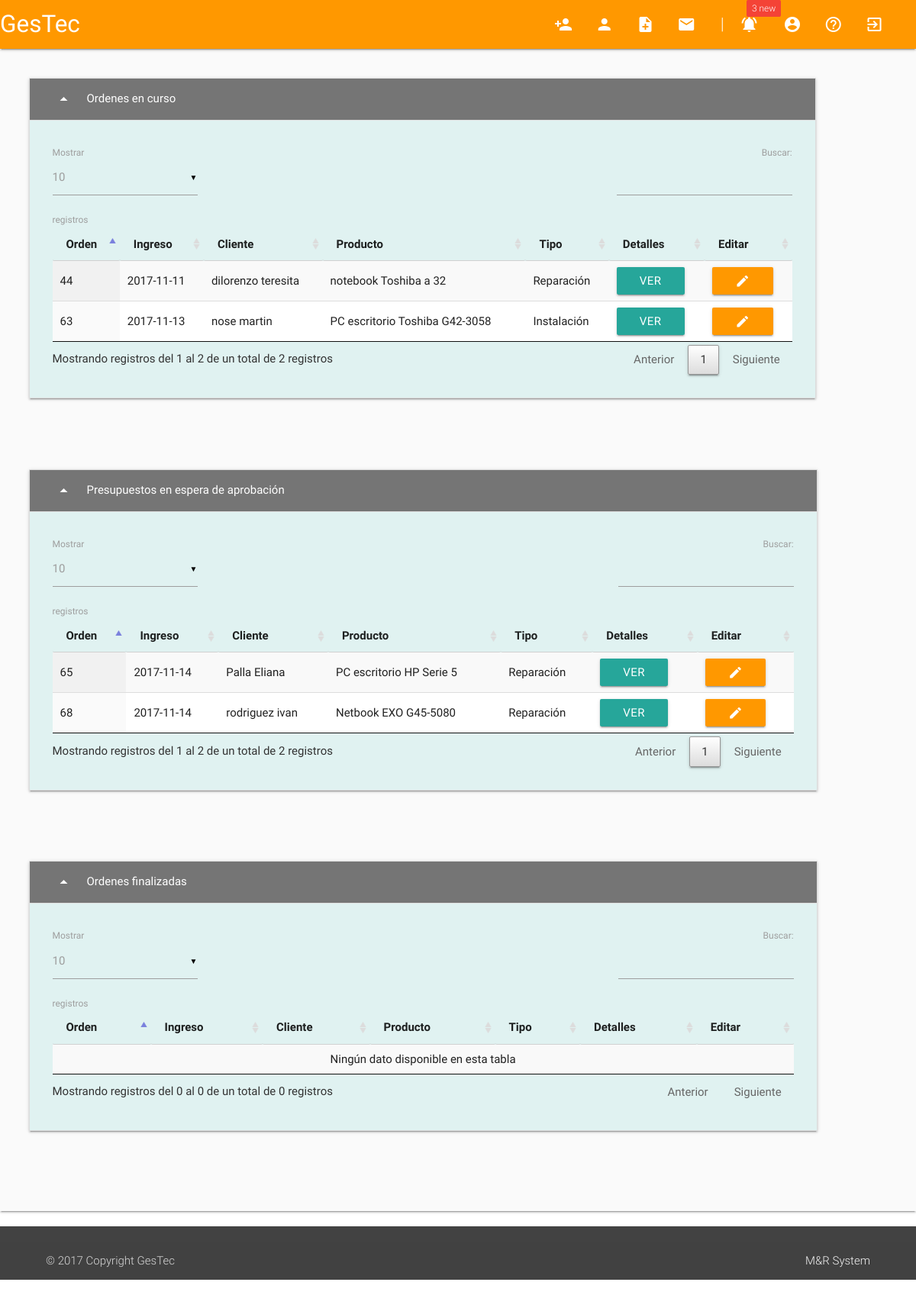
/?p=vista-admin (signed in), run on the app's committed database.
### tables this page shows
CREATE TABLE `ordenes` (
  `idOrden` int(10) unsigned NOT NULL AUTO_INCREMENT,
  `idAdmin` int(10) unsigned NOT NULL,
  `idCliente` int(10) unsigned NOT NULL,
  `idEstado` tinyint(4) unsigned NOT NULL,
  `idTipo` tinyint(4) unsigned NOT NULL,
  `idProducto` int(10) unsigned NOT NULL,
  `fechaIngreso` date NOT NULL,
  `fechaUltimaMod` timestamp NOT NULL DEFAULT '0000-00-00 00:00:00' ON UPDATE CURRENT_TIMESTAMP,
  `descripcion` mediumtext,
  `diagnostico` mediumtext,
  `solucion` mediumtext,
  `precio` int(11) unsigned DEFAULT NULL,
  PRIMARY KEY (`idOrden`),
  UNIQUE KEY `idPresupuestos_UNIQUE` (`idOrden`),
  KEY `tipoPre` (`idTipo`),
  KEY `estado` (`idEstado`),
  KEY `idCliente` (`idCliente`),
  KEY `idAdmin` (`idAdmin`),
  CONSTRAINT `ordenes_ibfk_10` FOREIGN KEY (`idCliente`) REFERENCES `usuarios` (`idUsuario`),
  CONSTRAINT `ordenes_ibfk_11` FOREIGN KEY (`idAdmin`) REFERENCES `usuarios` (`idUsuario`),
  CONSTRAINT `ordenes_ibfk_8` FOREIGN KEY (`idTipo`) REFERENCES `ordenes_tipos` (`idTipo`),
  CONSTRAINT `ordenes_ibfk_9` FOREIGN KEY (`idEstado`) REFERENCES `ordenes_estados` (`idEstado`)
);

CREATE TABLE `usuarios` (
  `idUsuario` int(10) unsigned NOT NULL AUTO_INCREMENT,
  `idTipoUsuario` tinyint(4) unsigned NOT NULL,
  `nombre` varchar(45) NOT NULL,
  `apellido` varchar(45) NOT NULL,
  `email` varchar(45) NOT NULL,
  `nombreUsuario` varchar(45) NOT NULL,
  `password` varchar(45) NOT NULL,
  `telefono` int(20) DEFAULT NULL,
  `fechaRegistro` datetime NOT NULL DEFAULT '0000-00-00 00:00:00',
  `ultimoIngreso` datetime NOT NULL DEFAULT '0000-00-00 00:00:00',
  PRIMARY KEY (`idUsuario`),
  UNIQUE KEY `idUsuarios_UNIQUE` (`idUsuario`)
);

CREATE TABLE `productos` (
  `idProducto` int(10) unsigned NOT NULL AUTO_INCREMENT,
  `idRubro` tinyint(4) unsigned NOT NULL,
  `tipo` varchar(45) NOT NULL,
  `marca` varchar(45) DEFAULT NULL,
  `modelo` varchar(45) DEFAULT NULL,
  `descripcion` varchar(45) DEFAULT NULL,
  PRIMARY KEY (`idProducto`),
  UNIQUE KEY `idProductos_UNIQUE` (`idProducto`)
);

CREATE TABLE `ordenes_tipos` (
  `idTipo` tinyint(4) unsigned NOT NULL AUTO_INCREMENT,
  `nombreTipoOrd` varchar(40) NOT NULL,
  PRIMARY KEY (`idTipo`),
  UNIQUE KEY `idTipo` (`idTipo`)
);

### paginas/vista-admin-buttons.php (the view, shortened to what this page needs)
<td><a class="btn modal-trigger" href="#modal<?php echo $r["idOrden"]; ?>">VER</a>
</td>
<td><a class="btn modal-trigger orange hovered" href="#formEdit<?php echo $r["idOrden"]; ?>"><i class="large material-icons">mode_edit</i></a>
</td>

### index.php (shortened to what this page needs)
<?php
$pagina = isset($_GET['p']) ? strtolower($_GET['p']) : 'inicio';
if ($pagina == 'login') {
    require_once('paginas/header/headermin.php');
 }else if ($pagina == 'vista-cliente' or $pagina == 'consulta' ){
    require_once('paginas/header/headercliente.php');
} else if ($pagina == 'vista-admin' or $pagina == 'nueva-orden' or $pagina == 'nuevo-cliente' or $pagina == 'vista-cliente' or $pagina == 'enviar-wapp' or $pagina == 'lista-clientes' or $pagina == 'lista-ordenes-cliente' or $pagina == 'consulta-admin') {
    require_once('paginas/header/headeradmin.php');
} else {
    require_once('paginas/header/header.php');
}
require('paginas/' . $pagina . '.php');
if ($pagina == 'login' or $pagina == 'consulta' or $pagina == 'consulta-admin') {
} else if ($pagina == 'vista-admin' or $pagina == 'vista-cliente' or $pagina == 'nueva-orden' or $pagina == 'nuevo-cliente' or $pagina == 'enviar-wapp' or $pagina == 'lista-clientes' or $pagina == 'lista-ordenes-cliente'){
    require_once('paginas/footer/footercliente.php');
} else {
    require_once('paginas/footer/footer.php');
}
?>

### paginas/header/headeradmin.php (shortened to what this page needs)
<!DOCTYPE html>
<html lang="en">
<head>
    <link rel="stylesheet" href="../assets/css/jquery.dataTables.min.css" type="text/css" />
    <link rel="stylesheet" href="../assets/css/rowReorder.dataTables.min.css" type="text/css" />
    <link rel="stylesheet" href="../assets/css/responsive.dataTables.min.css" type="text/css" />
    <link rel="stylesheet" href="../assets/materialize.css">
    <link rel="stylesheet" href="../assets/css/mtrlz.css" type="text/css" />
    <link rel="stylesheet" href="../assets/css/admin-cliente.css" type="text/css"/>
</head>
<body>
    <div class="row">
        <header class="col s12 m12 l12 empresa orange">
               <div id="nav">
                   <div class="navbar-fixed">
                        <nav class="orange">
                            <div class="row">
                                <div class="nav-wrapper container left col l2 hide-on-small-only">
                                    <a href="?=empresa" class="brand-logo">GesTec</a>
                                </div>
                                <div class="nav-wrapper container col s4 m4 offset-l4 l3 ">
                                    <div class="row">
                                        <?php
                                        if($_REQUEST["p"] != "vista-admin"){
                                        ?>
                                        <div id="filauno" class="col s3 m2 offset-l4 l2 tooltipped iconEm" data-position="buttom" data-delay="50" data-tooltip="Volver"><a href="?p=vista-admin"><span class="icon-primero"><i class="material-icons right">reply</i></span><span class="icon-primero"><i class="material-icons right cyan-text text-darken-4" style="display: none">reply</i></span></a></div>
                                        <?php
                                        }
                                        else if($_REQUEST["p"] != "vista-cliente") {
                                        ?>
                                        <div class="col s3 m2 offset-l4 l2 tooltipped iconEm" data-position="buttom" data-delay="50" data-tooltip="Agregar cliente"><a href="?p=nuevo-cliente"><span class="icon-primero"><i class="material-icons right"></i></span></a></div>
                                        <?php
                                        }
                                        ?>
                                        <div id="filados" class="col s3 m2 l2 tooltipped iconEm2" data-position="buttom" data-delay="50" data-tooltip="Lista de clientes"><a href="?p=lista-clientes"><span class="icon-segundo"><i class="material-icons right"></i></span></a></div>
                                        <div id="filatres" class="col s3 m2 l2 tooltipped iconEm3" data-position="buttom" data-delay="50" data-tooltip="Nueva orden"><a href="?p=nueva-orden"><span class="icon-tercero"><i class="material-icons right"></i></span></a></div>
                                        <div id="filacuatro" class="col s3 m2 l2 tooltipped iconEm4" data-position="buttom" data-delay="50" data-tooltip="Consulta"><a href="?p=consulta-admin"><span class="icon-cuarto"><i class="material-icons right"></i></span></a></div>
                                    </div>
                                </div>
                                <div class="nav-wrapper container col offset-s2 s6 offset-m2 m6 l3">
                                    <div class="row">
                                        <span class="col offset-l2 l1 hide-on-med-and-down">│</span>
                                        <div class="col offset-s1 s2 offset-m4 m1 l2 tooltipped hide-on-small-only" data-position="buttom" data-delay="100" data-tooltip="Notificaciones"><a class="dropdown-button orange" href='#' data-activates="dropdown1" data-constrainwidth="false"><i class="material-icons" style="display:none;">notifications</i><span class="new badge red">3</span><i class="material-icons">notifications_active</i></a></div>
                                        <div class="col offset-s5 s2 m2 l1 tooltipped iconEm5" data-position="buttom" data-delay="50" data-tooltip="Cuenta"><a href="?="><span class="icon-quinto"><i class="material-icons right"></i></span></a></div>
                                        <div class="col s2 m2 l2 tooltipped iconEm7" data-position="buttom" data-delay="50" data-tooltip="Ayuda"><a href="?="><span class="icon-septimo"><i class="material-icons right"></i></span></a></div>
                                        <div class="col s2 m2 l2 tooltipped iconEm6" data-position="buttom" data-delay="50" data-tooltip="Salir"><a href="?p=logout"><span class="icon-sexto"><i class="material-icons right"></i></span></a></div>
                                    </div>
                                </div>
                            </div>
                        </nav>
                    </div>
                </div>
        </header>

### paginas/vista-admin.php (shortened to what this page needs)
<body>
<div class="row">
    <main class="col s12 m12 l12 grey lighten-5 z-depth-1">
        <div class="row section container">
           <section class="col s12 m12 l12">
               <div class="row section">
                   <section class="col s11 m11 l12">
                       <div class="row">
                       <ul class="collapsible col offset-s1 s11 m12 l11 teal lighten-5" data-collapsible="accordion">
                            <li>
                            <div class="collapsible-header active grey darken-1 white-text opcion"><span class="primero"><i class="material-icons right"></i></span><span class="truncate">Ordenes en curso</span></div>
                            <div class="collapsible-body teal lighten-5">
                                <table class="responsive-table striped highlight display nowrap" id="table_uno">
                                    <thead>
                                        <tr>
                                            <th>Orden</th>
                                            <th>Ingreso</th>
                                            <th>Cliente</th>
                                            <th>Producto</th>
                                            <th>Tipo</th>
                                            <th>Detalles</th>
                                            <th>Editar</th>
                                        </tr>
                                    </thead>
                                    <tbody>
<?php
$sql = "SELECT O.*, U.apellido, U.nombre, P.tipo, P.marca, P.modelo, OT.nombreTipoOrd, OE.nombreEstadoOrd
        FROM ordenes O JOIN usuarios U ON O.idCliente = U.idUsuario
                       JOIN ordenes_tipos OT ON O.idTipo = OT.idTipo
                       JOIN ordenes_estados OE ON O.idEstado = OE.idEstado
                       JOIN productos P ON P.idProducto = O.idProducto
                       WHERE O.idAdmin = '".$_SESSION["idUsuario"]."' AND O.idEstado = '1'
                       ORDER BY O.fechaIngreso DESC";
$rs = mysqli_query($conexion, $sql);
if($rs) {
    while ($r = mysqli_fetch_array($rs)){
?>
                            <tr>
                                <td><?php echo $r["idOrden"] ?></td>
                                <td><?php echo $r["fechaIngreso"] ?></td>
                                <td><?php echo $r["apellido"] . " " . $r["nombre"] ?></td>
                                <td><?php echo $r["tipo"] . " " . $r["marca"] . " " . $r["modelo"]; ?></td>
                                <td><?php echo $r["nombreTipoOrd"] ?></td>
                           <div id="columnas-ver-editar">
                              <?php
                                include("vista-admin-buttons.php");
                                ?>
                           </div>
                            </tr>
<?php
    }
}
?>
                                    </tbody>
                              </table>
                            </div>
                            </li>
                        </ul>
                    </div>
                   </section>
               </div>
               <div class="row section">
                   <section class="col s11 m11 l11">
                       <div class="row">
                       <ul class="collapsible col offset-s1 s11 m12 l12 teal lighten-5" data-collapsible="accordion">
                            <li>
                                <div class="collapsible-header active grey darken-1 white-text opcion2"><span class="segundo"><i class="material-icons right"></i></span>Presupuestos en espera de aprobación</div>
                                <div class="collapsible-body teal lighten-5">
                                     <table class="responsive-table striped highlight display nowrap" id="table_dos">
                            <thead>
                                <tr>
                                    <th>Orden</th>
                                    <th>Ingreso</th>
                                    <th>Cliente</th>
                                    <th>Producto</th>
                                    <th>Tipo</th>
                                    <th>Detalles</th>
                                    <th>Editar</th>
                                </tr>
                            </thead>
                            <tbody>
<?php
$sql = "SELECT O.*, U.apellido, U.nombre, P.tipo, P.marca, P.modelo, OT.nombreTipoOrd, OE.nombreEstadoOrd
        FROM ordenes O JOIN usuarios U ON O.idCliente = U.idUsuario
                       JOIN ordenes_tipos OT ON O.idTipo = OT.idTipo
                       JOIN ordenes_estados OE ON O.idEstado = OE.idEstado
                       JOIN productos P ON P.idProducto = O.idProducto
                       WHERE O.idAdmin = '".$_SESSION["idUsuario"]."'
                       AND (O.idEstado = '5' OR O.idEstado = '7')
                       ORDER BY O.fechaIngreso DESC";
$rs = mysqli_query($conexion, $sql);
if($rs) {
    while ($r = mysqli_fetch_array($rs)){
?>
                            <tr>
                                <td><?php echo $r["idOrden"] ?></td>
                                <td><?php echo $r["fechaIngreso"] ?></td>
                                <td><?php echo $r["apellido"] . " " . $r["nombre"] ?></td>
                                <td><?php echo $r["tipo"] . " " . $r["marca"] . " " . $r["modelo"]; ?></td>
                                <td><?php echo $r["nombreTipoOrd"] ?></td>
                                <div id="columnas-ver-editar">
                                <?php
                                  include("vista-admin-buttons.php");
                                ?>
                               </div>
                            </tr>
<?php
    }
}
?>
                                </tbody>
                                </table>
                                </div>
                            </li>
                        </ul>
                    </div>
                   </section>
               </div>
            <div class="row section">
                   <section class="col s11 m11 l11">
                    <div class="row">
                       <ul class="collapsible col offset-s1 s11 m12 l12 teal lighten-5" data-collapsible="accordion">
                            <li>
                                <div class="collapsible-header active grey darken-1 white-text opcion3"><span class="tercero"><i class="material-icons right"></i></span><span class="truncate">Ordenes finalizadas</span></div>
                                <div class="collapsible-body teal lighten-5">
                                     <table class="responsive-table striped highlight display nowrap" id="table_tres">
                            <thead>
                                <tr>
                                    <th>Orden</th>
                                    <th>Ingreso</th>
                                    <th>Cliente</th>
                                    <th>Producto</th>
                                    <th>Tipo</th>
                                    <th>Detalles</th>
                                    <th>Editar</th>
                                </tr>
                            </thead>
                            <tbody>
                                </tbody>
                                </table>
                                </div>
                            </li>
                        </ul>
                    </div>
                   </section>
               </div>
            </section>
        </div>
    </main>
</div>

### paginas/footer/footercliente.php
<footer class="page-footer grey darken-3">
    <div class="footer-copyright">
            <div class="container">
            © 2017 Copyright GesTec
            <a class="grey-text text-lighten-4 right" href="#!">M&R System</a>
            </div>
          </div>
        </footer>
</body>
</html>

### assets/css/admin-cliente.css (style rules this page uses)
.row .col { padding: 0 0rem; }
table.dataTable thead th { border-bottom: 1px solid #d0d0d0; }

### data on the page
ordenes: idOrden "63", fechaIngreso "2017-11-13", idCliente.apellido "nose", idCliente.nombre "martin", idProducto.tipo "PC escritorio", idProducto.marca "Toshiba", idProducto.modelo "G42-3058", idTipo.nombreTipoOrd "Instalación"
ordenes: idOrden "44", fechaIngreso "2017-11-11", idCliente.apellido "dilorenzo", idCliente.nombre "teresita", idProducto.tipo "notebook", idProducto.marca "Toshiba", idProducto.modelo "a 32", idTipo.nombreTipoOrd "Reparación"
ordenes: idOrden "65", fechaIngreso "2017-11-14", idCliente.apellido "Palla", idCliente.nombre "Eliana", idProducto.tipo "PC escritorio", idProducto.marca "HP", idProducto.modelo "Serie 5", idTipo.nombreTipoOrd "Reparación"
ordenes: idOrden "68", fechaIngreso "2017-11-14", idCliente.apellido "rodriguez", idCliente.nombre "ivan", idProducto.tipo "Netbook", idProducto.marca "EXO", idProducto.modelo "G45-5080", idTipo.nombreTipoOrd "Reparación"
